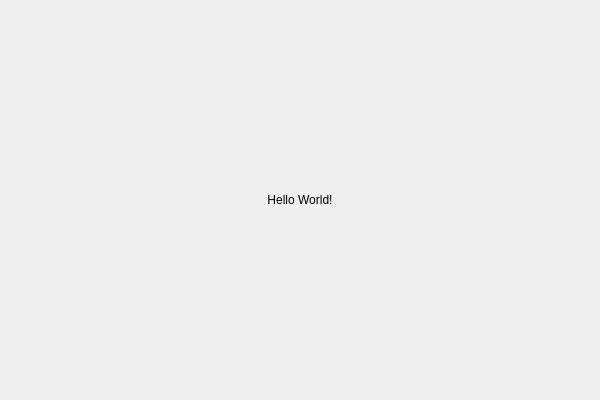
<?xml version="1.0" encoding="UTF-8"?>
<ui version="4.0">
 <class>Widget</class>
 <widget class="QWidget" name="Widget">
  <property name="geometry">
   <rect>
    <x>0</x>
    <y>0</y>
    <width>600</width>
    <height>400</height>
   </rect>
  </property>
  <property name="windowTitle">
   <string>Reminder</string>
  </property>
  <layout class="QGridLayout" name="gridLayout">
   <item row="0" column="0">
    <widget class="QLabel" name="label">
     <property name="text">
      <string>Hello World!</string>
     </property>
     <property name="alignment">
      <set>Qt::AlignCenter</set>
     </property>
    </widget>
   </item>
  </layout>
 </widget>
 <resources/>
 <connections/>
</ui>
